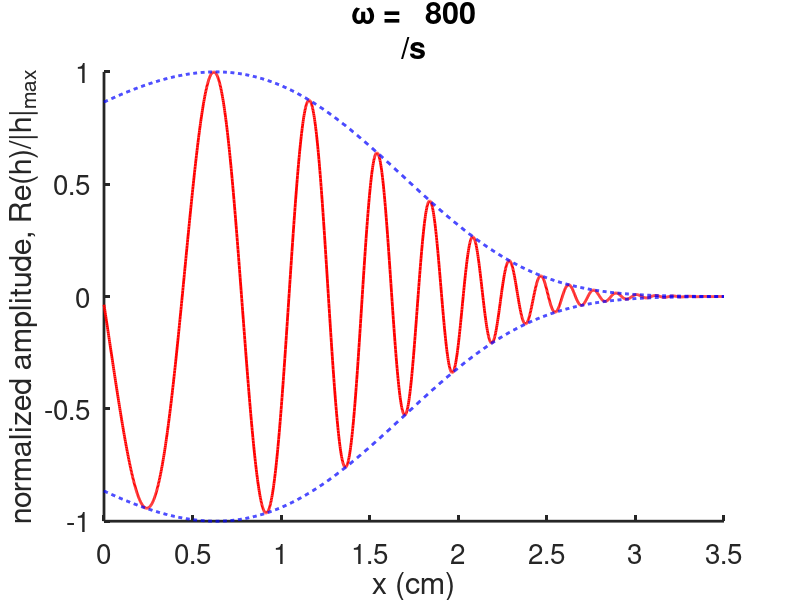
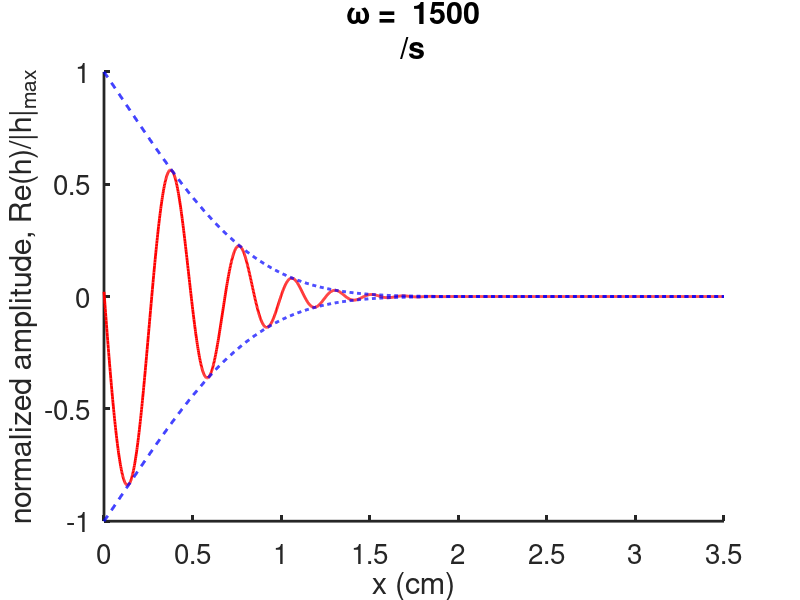

MATLAB code for these plots, in order:

%-------------------------------------------------------------------
%
% Simulate shallow-water waves in the cochlea.
% 
% For Chapter 20, Section 20.2.4 of
% Keener and Sneyd, Mathematical Physiology, 3rd Edition, Springer.
%
% Written by James Keener and James Sneyd
%
%-------------------------------------------------------------------
clear all
close all
clc
set(0,                           ...
   'defaultaxesfontsize', 20,   ...
   'defaultaxeslinewidth', 2.0, ...
   'defaultlinelinewidth', 2.0, ...
   'defaultpatchlinewidth', 0.7);
lam = 1.5;
wlist = [800,1500];
for wj=1:2
    w = wlist(wj);     
    L = 3.5;
    l = 0.0035;
    k0 = 1e7;
    r0 = 3000;    
    alpha = sqrt(2*w*w/(l*(k0+1i*w*r0)));
    ar = real(alpha);
    
    % take the square root with positive imaginary part. Be a
    % little careful, as Matlab here gives you a negative imaginary part, which
    % is not the root you want.
    ai = -imag(alpha); 
    
    x = linspace(0,L,2000);
    h = exp(3*lam*x/4 - 2*ai*exp(lam*x/2)/lam + 2*1i*ar*exp(lam*x/2)/lam);
    
    figure(wj)
        plot(x,real(h)/max(abs(h)),'r',x,abs(h)/max(abs(h)),'--b',x,-abs(h)/max(abs(h)),'--b')
        xp = -2*log(4*ai/(3*lam))/lam;
        xlim([0,L])
        xlabel('x (cm)')
        box off
        formatSpecF = '%6.0f\n';
        title(strcat('\omega = ',sprintf(formatSpecF,w),'/s'))
        ylabel('normalized amplitude, Re(h)/|h|_{max}')
end
%igorout = [x' real(eta/max(eta))' abs(eta/max(eta))' -abs(eta/max(eta))'];
%writematrix(igorout,'shallow_800.dat')
